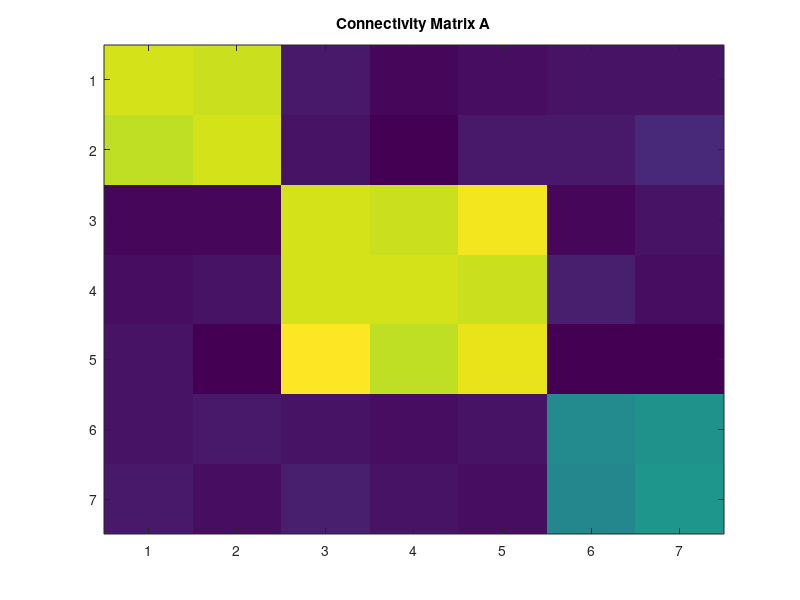

Source code (MATLAB): (Note: this script raises an error after producing the figure.)

% Find the complex in a multivariate autoregressive model, 
%   X^t = A*X^{t-1} + E,
% where A is a connectivity matrix and E is gaussian noise.

clear all;

addpath(genpath('../PhiToolbox'))


%% generate data
%%%%%%%%%%%%%%%%%%%%%%%%%%%%%%%%%%%%%%%%%%%%%%%%%%%%%%%%%%%%%%%%%%%%%%%%%%%
disp('Generating data...')

%%% construct connectivity matrix %%%
N = 7; % the number of elements
A = eye(N)/N; % A: connectivity matrix
A(3:N-2, 3:N-2) = 1/N;
A(1:2, 1:2) = 1/N;
A(6:7, 6:7) = 0.5/N;
A = A + 0.01*randn(N)/sqrt(N);

figure(1)
imagesc(A)
title('Connectivity Matrix A')
drawnow

%%% generate time series X using the AR model %%%
T = 10^6;
X = zeros(N,T);
X(:,1) = randn(N,1);
for t=2: T
    E = randn(N,1);
    X(:,t) = A*X(:,t-1) + E;
end

%% options and params

options.type_of_dist = 'Gauss';
% type_of_dist:
%    'Gauss': Gaussian distribution
%    'discrete': discrete probability distribution

options.type_of_phi = 'MI1';
% type_of_phi:
%    'MI1': Multi (Mutual) information, e.g., I(X_1; X_2). (IIT1.0)
%    'MI': Multi (Mutual) information, e.g., I(X_1, Y_1; X_2, Y_2)
%    'SI': phi_H, stochastic interaction
%    'star': phi_star, based on mismatched decoding
%    'Geo': phi_G, information geometry version

options.type_of_MIPsearch = 'Queyranne';
% type_of_MIPsearch: 
%    'Exhaustive'
%    'Queyranne' 
%    'REMCMC'

options.type_of_complexsearch = 'Recursive';
% type_of_complexsearch:
%    'Exhaustive'
%    'Recursive' 

params.tau = 1; % time lag

%% Find complexes
%%%%%%%%%%%%%%%%%%%%%%%%%%%%%%%%%%%%%%%%%%%%%%%%%%%%%%%%%%%%%%%%%%%%%%%%%%%
[complexes, phis_complexes, main_complexes, phis_main_complexes, Res] = ...
    Complex_search(X, params, options );

main_complexes_str = cell(size(main_complexes));
for i = 1:length(main_complexes)
    main_complexes_str{i} =  num2str(main_complexes{i});
end
figure(2)
bar(phis_main_complexes)
set(gca, 'xticklabel', main_complexes_str)
title('Main Complexes')
ylabel('\Phi_{MIP}')
xlabel('Indices of the main complexes')

[phis_sorted, idx_phis_sorted] = sort(Res.phi, 'descend');
figure(3)
subplot(2,1,1), imagesc(Res.Z(idx_phis_sorted,:)'),title('Subsets')
title('Candidates of complexes')
subplot(2,1,2), plot(phis_sorted), xlim([0.5 length(Res.phi)+0.5]),title('\Phi')
title('\Phi_{MIP}')


switch options.type_of_complexsearch
    case 'Recursive'
        figure(4)
        VisualizeComplexes(Res, 1);
        ylabel('\Phi_{MIP}')
        xlabel('Indices')
        title('Candidates of complexes')
end